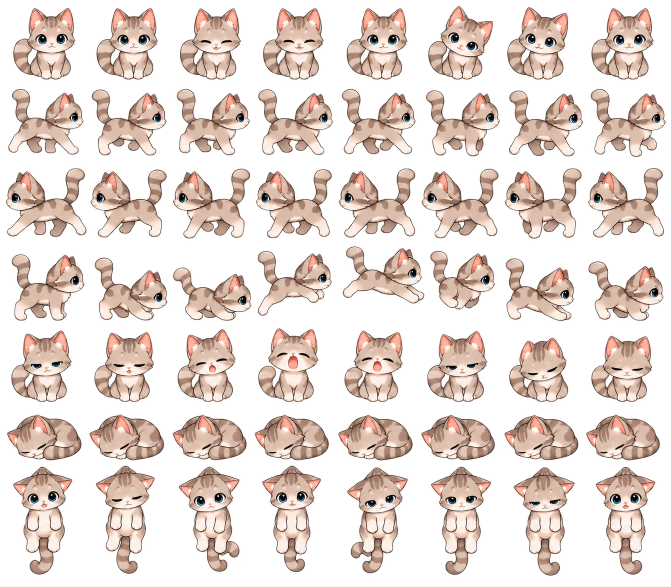
#> input picture assets/cat-sheet/sheet.png, 1341 x 1173 px (shown at 1/2 size)
$ python build.py
#> lines starting #> are read from the running program, lines starting #| are printed output that depends on the picture; after the words box and inside, x2 and y2 are one past the last pixel; in counts of white or black regions, pixels touching at a corner belong together
"""Build the tabby pet from its sprite sheets.

Run from anywhere:  python assets/cat-sheet/build.py   (needs Pillow and numpy)

sheet.png  (7 rows of 8): sit, walk right, walk left, jump, yawn, sleep, held
sheet2.png (8 rows of 8): eat, lie down, happy, upset, hunt, bat, peek, stretch
sheet3.png (2 rows of 8):  walk (facing left), run (facing left); replaces sheet.png's walk

A sheet can be a transparent PNG or drawn on a flat green screen; green is
removed here. Every kitten is cut out on its own, both sheets are scaled to
the same cat size, each animation is lined up so nothing jitters between
frames, and the result is written as one horizontal strip per animation into
src/pets/tabby/. The pet's hitbox and grip point go into src/pets/tabby/pet.json.
"""
import json
import re
from pathlib import Path

import numpy as np
from PIL import Image

HERE = Path(__file__).resolve().parent
OUT = HERE.parent.parent / "src" / "pets" / "tabby"

CELL = 360        # output frame size in px (shown at half size)
GROUND = 350      # y of the paws inside a frame
SIT_HEIGHT = 220  # sitting cat's height in a frame; sets the size of everything
HELD_TOP = 6      # held cat: top of the ears this far below the top of the frame

# sheet file -> (row names, how to match its cat's size to the others):
#   a row name: that row's kittens sit upright, scaled to SIT_HEIGHT
#   (other row, my row): scale my row to the same height as another sheet's row
SHEETS = {
    "sheet.png": (["sit", "walk_right", "walk_left", "jump", "yawn", "sleep", "held"], "sit"),
    "sheet2.png": (["eat", "lie", "happy", "upset", "hunt", "bat", "peek", "stretch"], "happy"),
    "sheet3.png": (["walk2", "run"], ("walk_left", "walk2")),
}

# Output animations: name -> (row, frame order, how to line frames up, mirror)
#   anchor "body": middle of the lower body   "head": middle of the head
#   anchor "eye":  the eye (walking side view) "mass": middle of the whole cat
#   anchor "edge": cut-off side flush with the cell edge (peeking in from a wall)
ANIMS = {
    "sit":          ("sit", [0, 0, 0, 0, 1, 1, 0, 0, 0, 2, 3, 3, 2, 0, 0, 0, 0, 4, 4, 5, 5, 5, 5, 6, 6, 7, 7, 0], "body", False),
    # Walking uses sheet3's walk (its legs really alternate) when it's there,
    # otherwise sheet.png's walk-left row. Both face left; walking right is mirrored.
    "walk_right":   ("walk2|walk_left", range(8), "eye", True),
    "walk_left":    ("walk2|walk_left", range(8), "eye", False),
    "run_right":    ("run", range(8), "eye", True),
    "run_left":     ("run", range(8), "eye", False),
    "crouch_right": ("jump", [1, 2], "mass", False),
    "crouch_left":  ("jump", [1, 2], "mass", True),
    "jump_right":   ("jump", [3, 4, 5], "mass", False),
    "jump_left":    ("jump", [3, 4, 5], "mass", True),
    "land_right":   ("jump", [6, 7], "mass", False),
    "land_left":    ("jump", [6, 7], "mass", True),
    "yawn":         ("yawn", range(8), "body", False),
    "sleep":        ("sleep", range(8), "mass", False),
    "held":         ("held", range(8), "head", False),
    "dangle":       ("held", [0], "head", False),  # falling after you let go
    "eat_right":    ("eat", [2, 3, 4, 5, 4, 3, 6, 2], "mass", False),
    "eat_left":     ("eat", [2, 3, 4, 5, 4, 3, 6, 2], "mass", True),
    "lie_down":     ("lie", [0, 1, 2, 3], "body", False),
    "lie":          ("lie", [4, 4, 5, 5, 6, 6, 7, 7], "body", False),
    "happy":        ("happy", range(8), "body", False),
    "upset":        ("upset", range(8), "body", False),
    "hunt_right":   ("hunt", range(8), "mass", False),
    "hunt_left":    ("hunt", range(8), "mass", True),
    "bat_right":    ("bat", range(8), "mass", False),
    "bat_left":     ("bat", range(8), "mass", True),
    "peek_left":    ("peek", range(8), "edge", False),   # peeking in from the left edge
    "peek_right":   ("peek", range(8), "edge", True),    # ...and from the right edge
    "stretch_right": ("stretch", range(8), "mass", False),
    "stretch_left": ("stretch", range(8), "mass", True),
}
HANGING = {"held", "dangle"}  # lined up from the top (the scruff), not the paws


def runs(mask, min_len):
    """(start, end) of each run of True values at least min_len long."""
    out, start = [], None
    for i, on in enumerate(list(mask) + [False]):
        if on and start is None:
            start = i
        if not on and start is not None:
            if i - start >= min_len:
                out.append((start, i))
            start = None
    return out


def load(path):
    """The sheet as RGBA with a clean background: green screen removed, faint leftovers dropped."""
    img = Image.open(path).convert("RGBA")
#> img is the input picture: PIL image 1341x1173 RGBA; mean R, G, B, A 98.5, 84.8, 74.5, 104
    a = np.array(img).astype(float)
    if a[..., 3].min() > 250:  # opaque: drawn on a green screen
        rgb = a[..., :3]
        border = np.concatenate([rgb[:20].reshape(-1, 3), rgb[-20:].reshape(-1, 3)])
        bg = np.median(border, 0)
        r, g, b = rgb[..., 0], rgb[..., 1], rgb[..., 2]
        # Cat colours have green about halfway between red and blue; the screen is far greener.
        k = (g - (r + b) / 2) / (bg[1] - (bg[0] + bg[2]) / 2)
        alpha = np.clip((np.clip(1 - k, 0, 1) - 0.08) / 0.84, 0, 1)
        colour = np.clip(bg + (rgb - bg) / np.maximum(alpha, 0.05)[..., None], 0, 255)
        colour[..., 1] = np.minimum(colour[..., 1], np.maximum(colour[..., 0], colour[..., 2]))
        a = np.dstack([colour, alpha * 255])
    a[..., 3] = np.where(a[..., 3] < 25, 0, a[..., 3])
    return Image.fromarray(a.astype(np.uint8), "RGBA")


def cut_sheet(sheet, names):
    """Split a sheet into rows of separate kittens (they never touch)."""
    a = np.array(sheet)[..., 3]
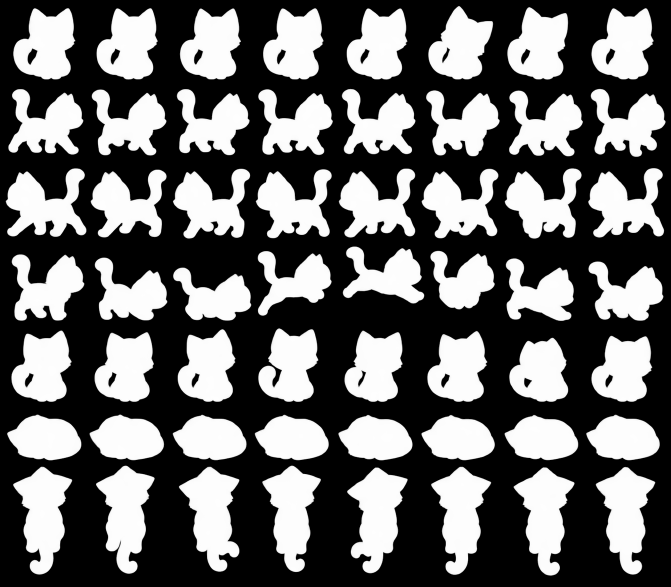
#> a: shape (1173, 1341) (shown at 1/2 size); min 0, max 255, mean 103.7
    solid = a > 60
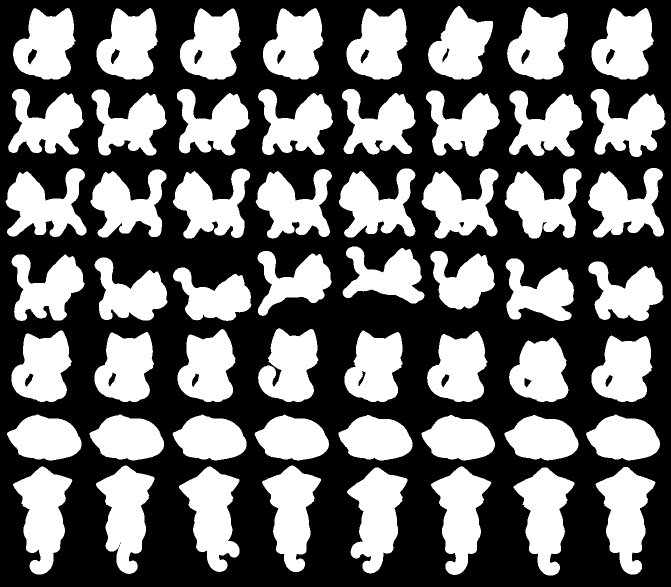
#> solid: shape (1173, 1341) bool (shown at 1/2 size); 41.9% white; 56 white regions, largest, box (x1, y1, x2, y2) and area: (694, 935, 815, 1147) 14614, (358, 933, 479, 1144) 14572, (26, 933, 145, 1149) 14402
    bands = runs(solid.sum(1) > 3, 40)
#> the loop in runs, `for i, on in enumerate(list(mask) + [False]):` made 1174 passes
#> on on passes 1 to 12: False, False, False, False, False, False, False, False, False, False, False, False
#> after the loop in runs, `for i, on in enumerate(list(mask) + [False]):`: out = [(12, 159), (178, 314), (336, 477), (493, 642), (657, 804), (829, 921), (931, 1151)]
#> bands has the same summary as out in runs
    assert len(bands) == len(names), f"expected {len(names)} rows of kittens, found {len(bands)}"
    rows = []
    for y0, y1 in bands:
        cols = runs(solid[y0:y1].sum(0) > 0, 20)
        assert len(cols) == 8, f"expected 8 kittens in the row at y={y0}, found {len(cols)}"
        frames = []
        for x0, x1 in cols:
            f = np.array(sheet.crop((x0, y0, x1, y1)))
            ys = np.where((f[..., 3] > 60).any(1))[0]
            frames.append(Image.fromarray(f[ys.min():ys.max() + 1]))
        rows.append(frames)
#> this loop made 7 passes
#> after the loop, rows = 7 items
    return dict(zip(names, rows))


def anchor_x(img, how):
    """x of the point that should stay still from frame to frame."""
    f = np.array(img).astype(int)
    a = f[..., 3] > 60
    h = a.shape[0]
    if how == "eye":
        r, b = f[..., 0], f[..., 2]
        eye = a & (b > r + 30) & (b > 70)
        if eye.sum() > 10:
            return np.where(eye)[1].mean()
        how = "head"
    if how == "head":
        a = a[: int(h * 0.45)]
    elif how == "body":
        a = a[int(h * 0.6):]
    return np.where(a)[1].mean()


def main():
    rows = {}
    for file, (names, upright) in SHEETS.items():
        path = HERE / file
        if not path.exists():
            print(f"({file} not found, skipping its animations)")
            continue
        cut = cut_sheet(load(path), names)
#> cut = 7 items
        if isinstance(upright, tuple):
            other, mine = upright
            k = np.median([f.height for f in rows[other]]) / np.median([f.height for f in cut[mine]])
        else:
            k = SIT_HEIGHT / np.median([f.height for f in cut[upright]])
#> k = 1.54
        for name, frames in cut.items():
            rows[name] = [f.resize((round(f.width * k), round(f.height * k)), Image.LANCZOS) for f in frames]
#> this loop made 7 passes
#> after the loop, rows = 7 items
#> pass 2 of the loop in main, `for file, (names, upright) in SHEETS.items():`:
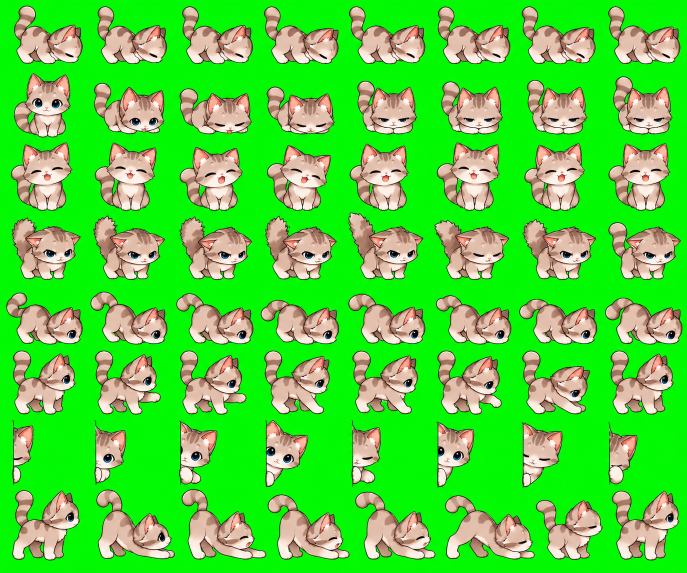
#> input picture assets/cat-sheet/sheet2.png, 1374 x 1145 px (shown at 1/2 size)
#> img: PIL image 1374x1145 RGBA
#> bg = [2, 249, 2]
#> in load (call 2), `colour[..., 1] = np.minimum(colour[..., 1], np.maximum(colour[..., 0],..`:
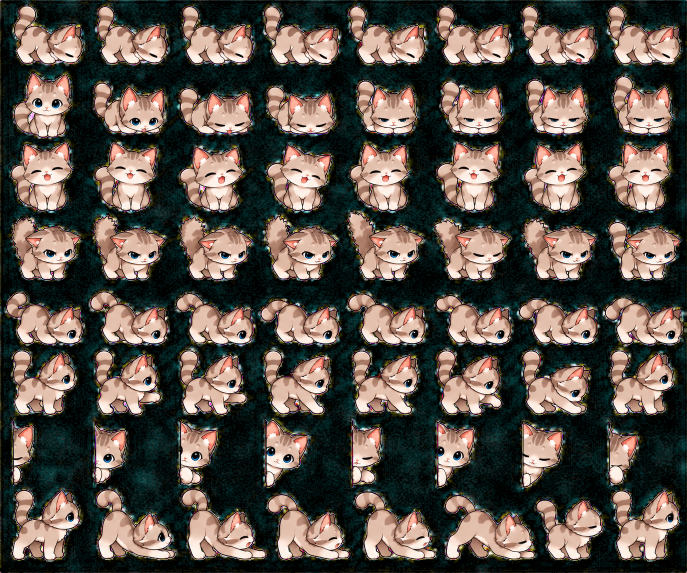
#> colour: shape (1145, 1374, 3) float64 (shown at 1/2 size); mean R, G, B 89.2, 81, 73.2
#> in load (call 2), `a = np.dstack([colour, alpha * 255])`:
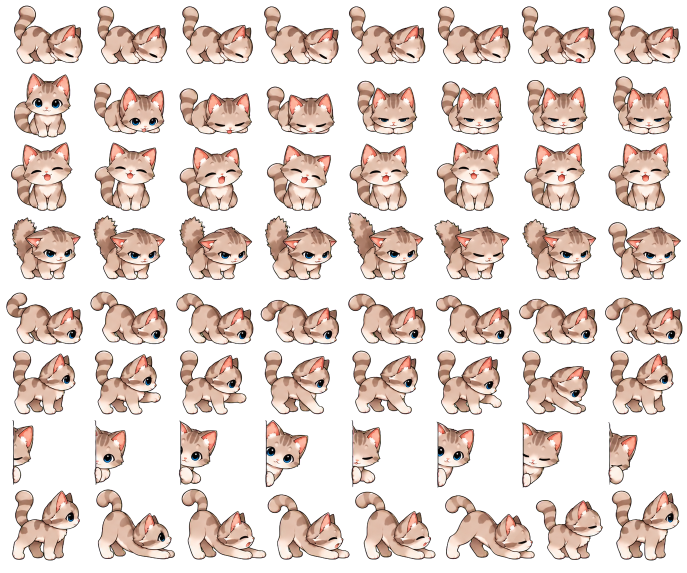
#> a: shape (1145, 1374, 4) float64 (shown at 1/2 size); mean R, G, B, A 89.2, 81, 73.2, 104; transparent parts drawn white
#> solid: shape (1145, 1374) bool; 41.5% white; 66 white regions (2 under 20 px), largest, box (x1, y1, x2, y2) and area: (890, 991, 1070, 1119) 13350, (363, 978, 533, 1119) 12524, (24, 980, 160, 1121) 12472
#> the loop in cut_sheet (call 2), `for y0, y1 in bands:` made 8 passes
#> (y0, y1) on passes 1 to 8: (11, 129), (147, 275), (285, 422), (425, 560), (583, 689), (701, 829), (840, 975), (978, 1121)
#> cut = 8 items
#> in main, `k = SIT_HEIGHT / np.median([f.height for f in cut[upright]])`: k = 1.62
#> the loop in main, `for name, frames in cut.items():` made 8 passes
#> after the loop in main, `for name, frames in cut.items():`: rows = 15 items
#> pass 3 of the loop in main, `for file, (names, upright) in SHEETS.items():`:
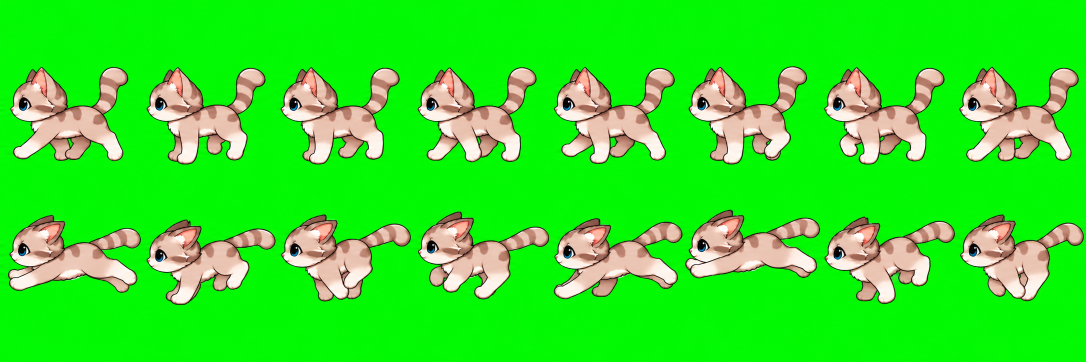
#> input picture assets/cat-sheet/sheet3.png, 2172 x 724 px (shown at 1/2 size)
#> img: PIL image 2172x724 RGBA
#> rgb: shape (724, 2172, 3) float64
#> bg = [2, 249, 3]
#> r: shape (724, 2172) float64
#> g: shape (724, 2172) float64
#> b: shape (724, 2172) float64
#> alpha: shape (724, 2172) float64
#> in load (call 3), `colour[..., 1] = np.minimum(colour[..., 1], np.maximum(colour[..., 0],..`:
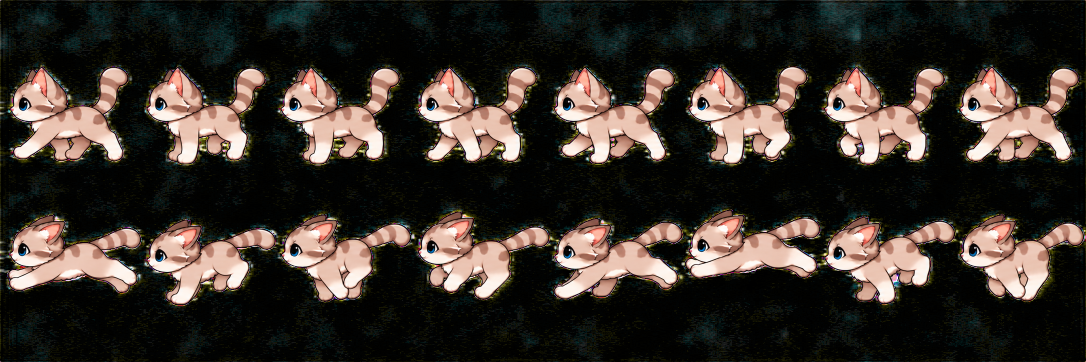
#> colour: shape (724, 2172, 3) float64 (shown at 1/2 size); mean R, G, B 57.4, 49.9, 43.6
#> in load (call 3), `a = np.dstack([colour, alpha * 255])`:
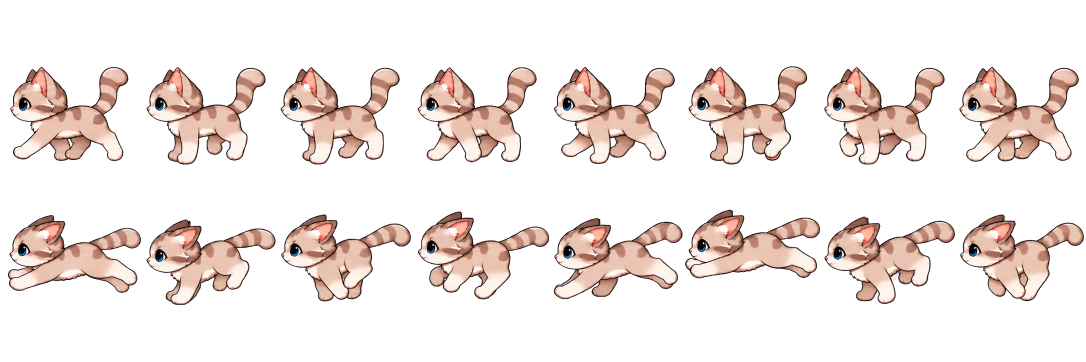
#> a: shape (724, 2172, 4) float64 (shown at 1/2 size); mean R, G, B, A 57.4, 49.9, 43.6, 63.4; transparent parts drawn white
#> solid: shape (724, 2172) bool; 25.2% white; 16 white regions, largest, box (x1, y1, x2, y2) and area: (21, 134, 257, 323) 26926, (1919, 133, 2158, 324) 26810, (1108, 134, 1350, 328) 26676
#> cut = 2 items
#> in main, `k = np.median([f.height for f in rows[other]]) / np.median([f.height f..`: k = 1.1
#> the loop in main, `for name, frames in cut.items():` made 2 passes
#> after the loop in main, `for name, frames in cut.items():`: rows = 17 items

    OUT.mkdir(parents=True, exist_ok=True)
    boxes = {}
    for name, (row, order, how, mirror) in ANIMS.items():
        row = next((r for r in row.split("|") if r in rows), None)  # first one that exists
        if row is None:
            continue
        order = list(order)
        frames = {}
        for i in set(order):
            f = rows[row][i]
            frames[i] = f.transpose(Image.FLIP_LEFT_RIGHT) if mirror else f
        strip = Image.new("RGBA", (CELL * len(order), CELL), (0, 0, 0, 0))
        if how == "edge":
            xs = {i: (CELL - f.width if mirror else 0) for i, f in frames.items()}
        else:
            anchors = {i: anchor_x(f, how) for i, f in frames.items()}
            # Centre the animation's average outline in the cell, keeping each frame's anchor fixed.
            ax = CELL / 2 - np.mean([f.width / 2 - anchors[i] for i, f in frames.items()])
            xs = {i: round(ax - anchors[i]) for i in frames}
        for n, i in enumerate(order):
            f = frames[i]
            x = xs[i]
            y = HELD_TOP if name in HANGING else GROUND - f.height
            assert 0 <= x and x + f.width <= CELL and 0 <= y and y + f.height <= CELL, f"{name} frame {i} does not fit"
            strip.alpha_composite(f, (n * CELL + x, y))
            boxes.setdefault(name, []).append((x, y, x + f.width, y + f.height))
        strip.save(OUT / f"{name}.png", optimize=True)
        print(f"{name:13} {len(order):2} frames")
#> this loop made 29 passes
#> (row, anchors, ax, xs) on passes 6 to 11: ('jump', {1: 110.2, 2: 128.7}, 182.7, {1: 72, 2: 54}), ('jump', {1: 113.8, 2: 112.3}, 176.3, {1: 63, 2: 64}), ('jump', {3: 114.4, 4: 136.3, 5: 101.1}, 183.9, {3: 69, 4: 48, 5: 83}), ('jump', {3: 112.6, 4: 114.7, 5: 97.94}, 175.1, {3: 63, 4: 60, 5: 77}), ('jump', {6: 106.1, 7: 118.6}, 181.9, {6: 76, 7: 63}), ('jump', {6: 103.9, 7: 111.4}, 177.1, {6: 73, 7: 66})
#> (row, ax, xs) on passes 1, 2, 3, 4, 5, 12: ('sit', 175.8, {0: 82, 1: 84, 2: 85, 3: 86, 4: 86, 5: 87, 6: 84, 7: 84}), ('walk2', 279.3, {0: 51, 1: 48, 2: 48, 3: 52, 4: 46, 5: 51, 6: 46, 7: 47}), ('walk2', 79.69, {0: 49, 1: 50, 2: 49, 3: 46, 4: 48, 5: 48, 6: 49, 7: 50}), ('run', 282.8, {0: 32, 1: 33, 2: 37, 3: 35, 4: 46, 5: 30, 6: 36, 7: 45}), ('run', 76.17, {0: 35, 1: 43, 2: 37, 3: 37, 4: 30, 5: 33, 6: 37, 7: 42}), ('yawn', 177.7, {0: 90, 1: 89, 2: 90, 3: 89, 4: 94, 5: 86, 6: 81, 7: 88})
#> pass 1, in main, `strip.save(OUT / f"{name}.png", optimize=True)`:
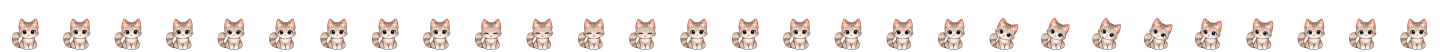
#> saved as sit.png: PIL image 10080x360 RGBA (shown at 1/7 size); mean R, G, B, A 45, 38.2, 34.9, 55.6; transparent parts drawn white
#> pass 2, in main, `strip.save(OUT / f"{name}.png", optimize=True)`:
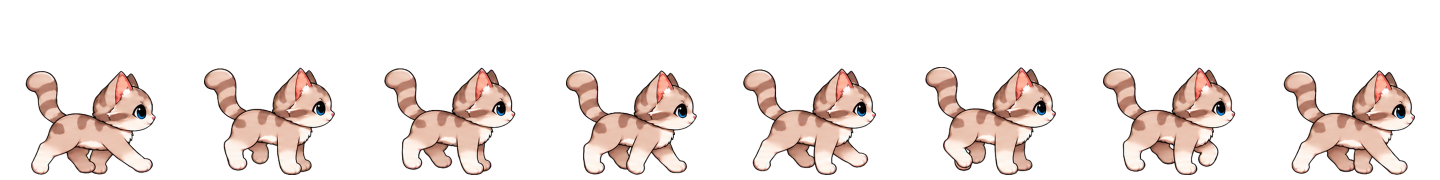
#> saved as walk_right.png: PIL image 2880x360 RGBA (shown at 1/2 size); mean R, G, B, A 48.5, 39.6, 36.5, 61.3; transparent parts drawn white
#> after the loop:
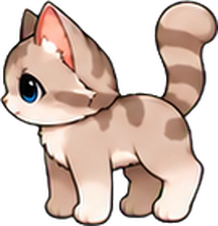
#> f: PIL image 218x226 RGBA; mean R, G, B, A 124.2, 102.7, 93.3, 161.5; transparent parts drawn white
#> after the loop:
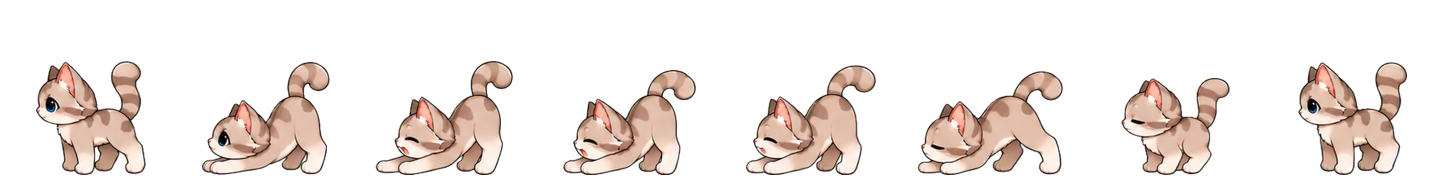
#> strip: PIL image 2880x360 RGBA (shown at 1/2 size); mean R, G, B, A 48.1, 39.8, 36.3, 61.6; transparent parts drawn white
#> after the loop, boxes = 29 items

    # Hitbox: where the cat is when standing or walking. Grip: the scruff, for picking it up.
    stand = [b for n in ("sit", "walk_right", "walk_left") for b in boxes[n]]
#> stand = 44 items, first 6: (82, 130, 274, 350), (82, 130, 274, 350), (82, 130, 274, 350), (82, 130, 274, 350), (84, 130, 273, 350), (84, 130, 273, 350)
    hitbox = [min(b[0] for b in stand), min(b[1] for b in stand), max(b[2] for b in stand), GROUND]
#> hitbox = [46, 124, 314, 350]
    held = boxes["held"]
#> held = [(89, 6, 272, 338), (89, 6, 269, 340), (86, 6, 272, 331), (90, 6, 272, 334), (84, 6, 270, 332), (89, 6, 275, 340), (86, 6, 274, 338), (89, 6, 274, 337)]
    top = min(b[1] for b in held)
#> top = 6
    bottom = max(b[3] for b in held)
#> bottom = 340
    grip = [CELL // 2, round(top + (bottom - top) * 0.1)]
#> grip = [180, 39]
    pj = OUT / "pet.json"
#> (the run stopped early here; a loop or call above may not have finished)
